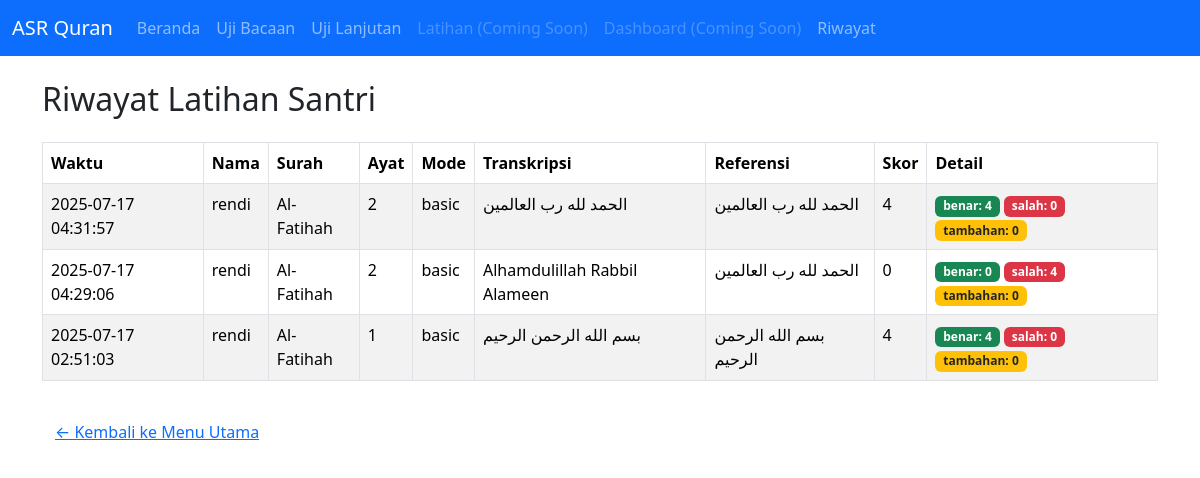
The app's page /asr/riwayat, older data.
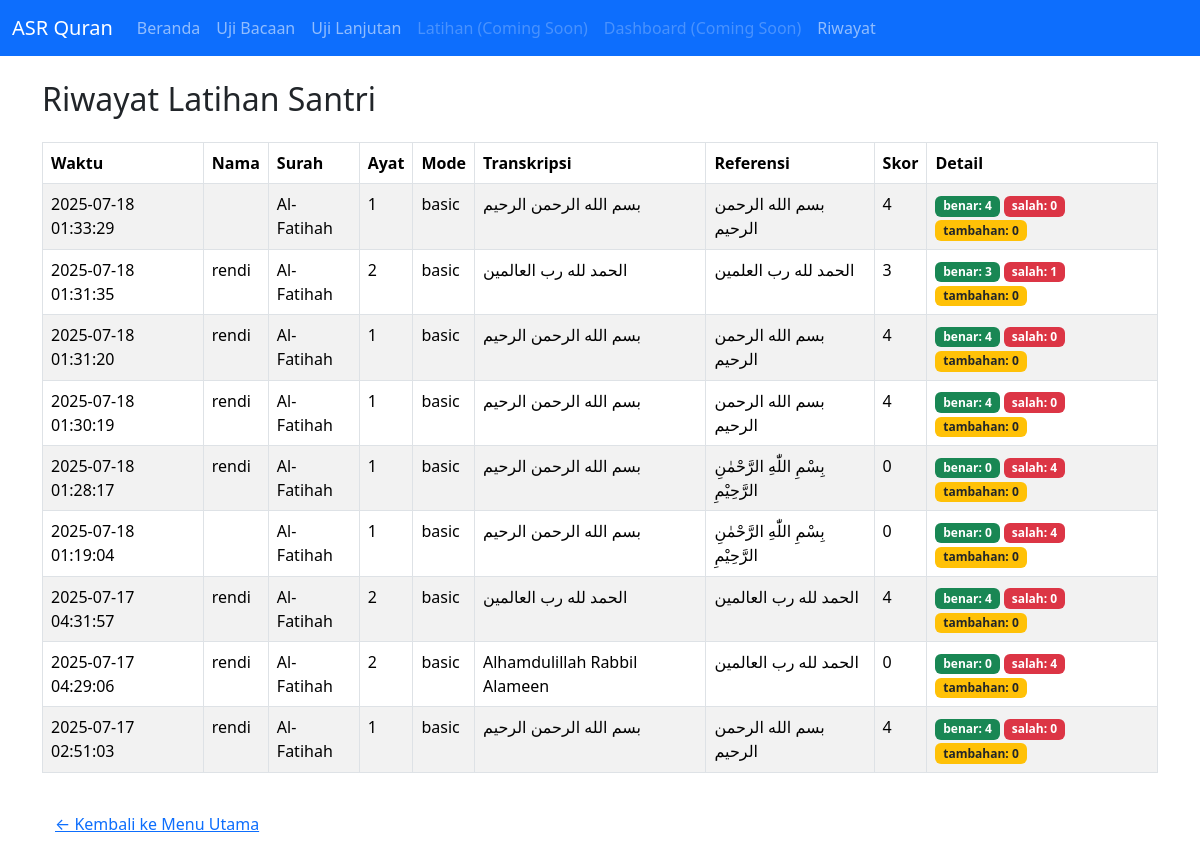
The same page, newer data.
### tables this page shows
CREATE TABLE latihan (
        id INTEGER PRIMARY KEY AUTOINCREMENT,
        nama_user TEXT,
        waktu TIMESTAMP DEFAULT CURRENT_TIMESTAMP,
        surah TEXT,
        ayat TEXT,
        mode TEXT,
        hasil_transkripsi TEXT,
        referensi_ayat TEXT,
        skor INTEGER,
        detail TEXT
    );

### routes/asr.py (the view)
@asr_bp.route('/riwayat')
def riwayat():
    conn = get_db_connection()
    c = conn.cursor()
    c.execute('SELECT id, nama_user, waktu, surah, ayat, mode, hasil_transkripsi, referensi_ayat, skor, detail FROM latihan ORDER BY waktu DESC')
    rows = c.fetchall()
    conn.close()
    latihan_list = [
        {
            'id': row[0],
            'nama_user': row[1],
            'waktu': row[2],
            'surah': row[3],
            'ayat': row[4],
            'mode': row[5],
            'hasil_transkripsi': row[6],
            'referensi_ayat': row[7],
            'skor': row[8],
            'detail': json.loads(row[9]) if row[9] else []
        }
        for row in rows
    ]
    return render_template('riwayat.html', latihan_list=latihan_list)

### db.py (called while the page is built)
def get_db_connection():
    conn = sqlite3.connect(db_path)
    conn.row_factory = sqlite3.Row
    return conn

### templates/riwayat.html (shortened to what this page needs)
{% extends 'layout.html' %}
{% block content %}
<h2 class="mb-4">Riwayat Latihan Santri</h2>
<table class="table table-bordered table-striped">
    <thead>
        <tr>
            <th>Waktu</th>
            <th>Nama</th>
            <th>Surah</th>
            <th>Ayat</th>
            <th>Mode</th>
            <th>Transkripsi</th>
            <th>Referensi</th>
            <th>Skor</th>
            <th>Detail</th>
        </tr>
    </thead>
    <tbody>
        {% for l in latihan_list %}
        <tr>
            <td>{{ l.waktu }}</td>
            <td>{{ l.nama_user }}</td>
            <td>{{ l.surah }}</td>
            <td>{{ l.ayat }}</td>
            <td>{{ l.mode }}</td>
            <td>{{ l.hasil_transkripsi }}</td>
            <td>{{ l.referensi_ayat }}</td>
            <td>{{ l.skor }}</td>
            <td>
                <span class="badge bg-success">benar: {{ l.detail | selectattr('status', 'equalto', 'benar') | list | length }}</span>
                <span class="badge bg-danger">salah: {{ l.detail | selectattr('status', 'equalto', 'salah') | list | length }}</span>
                <span class="badge bg-warning text-dark">tambahan: {{ l.detail | selectattr('status', 'equalto', 'tambahan') | list | length }}</span>
            </td>
        </tr>
        {% endfor %}
    </tbody>
</table>
<a href="/" class="btn btn-link mt-3">&larr; Kembali ke Menu Utama</a>
{% endblock %}

### templates/layout.html (shortened to what this page needs)
<!DOCTYPE html>
<html lang="id">
<head>
    <link href="https://cdn.jsdelivr.net/npm/bootstrap@5.3.2/dist/css/bootstrap.min.css" rel="stylesheet">
</head>
<body>
<nav class="navbar navbar-expand-lg navbar-dark bg-primary">
  <div class="container-fluid">
    <a class="navbar-brand" href="/">ASR Quran</a>
    <div class="collapse navbar-collapse" id="navbarNav">
      <ul class="navbar-nav">
        <li class="nav-item"><a class="nav-link" href="/">Beranda</a></li>
        <li class="nav-item"><a class="nav-link" href="/asr/basic">Uji Bacaan</a></li>
        <li class="nav-item"><a class="nav-link" href="/asr/lanjutan">Uji Lanjutan</a></li>
        <li class="nav-item"><a class="nav-link disabled" href="#">Latihan (Coming Soon)</a></li>
        <li class="nav-item"><a class="nav-link disabled" href="#">Dashboard (Coming Soon)</a></li>
        <li class="nav-item"><a class="nav-link" href="/asr/riwayat">Riwayat</a></li>
      </ul>
    </div>
  </div>
</nav>
<div class="container mt-4">
    {% block content %}{% endblock %}
</div>
</body>
</html>

Row changes from the older to the newer data that the page shows:
added latihan: waktu "2025-07-18 01:33:29", surah "Al-Fatihah", ayat "1", mode "basic", hasil_transkripsi "بسم الله الرحمن الرحيم", referensi_ayat "بسم الله الرحمن الرحيم", skor "4", detail|selectattr "4", detail|selectattr "0"
added latihan: waktu "2025-07-18 01:31:35", nama_user "rendi", surah "Al-Fatihah", ayat "2", mode "basic", hasil_transkripsi "الحمد لله رب العالمين", referensi_ayat "الحمد لله رب العلمين", skor "3", detail|selectattr "3", detail|selectattr "1", detail|selectattr "0"
added latihan: waktu "2025-07-18 01:31:20", nama_user "rendi", surah "Al-Fatihah", ayat "1", mode "basic", hasil_transkripsi "بسم الله الرحمن الرحيم", referensi_ayat "بسم الله الرحمن الرحيم", skor "4", detail|selectattr "4", detail|selectattr "0"
added latihan: waktu "2025-07-18 01:30:19", nama_user "rendi", surah "Al-Fatihah", ayat "1", mode "basic", hasil_transkripsi "بسم الله الرحمن الرحيم", referensi_ayat "بسم الله الرحمن الرحيم", skor "4", detail|selectattr "4", detail|selectattr "0"
added latihan: waktu "2025-07-18 01:28:17", nama_user "rendi", surah "Al-Fatihah", ayat "1", mode "basic", hasil_transkripsi "بسم الله الرحمن الرحيم", referensi_ayat "بِسْمِ اللّٰهِ الرَّحْمٰنِ الرَّحِيْمِ", skor "0", detail|selectattr "0", detail|selectattr "4"
added latihan: waktu "2025-07-18 01:19:04", surah "Al-Fatihah", ayat "1", mode "basic", hasil_transkripsi "بسم الله الرحمن الرحيم", referensi_ayat "بِسْمِ اللّٰهِ الرَّحْمٰنِ الرَّحِيْمِ", skor "0", detail|selectattr "0", detail|selectattr "4"
